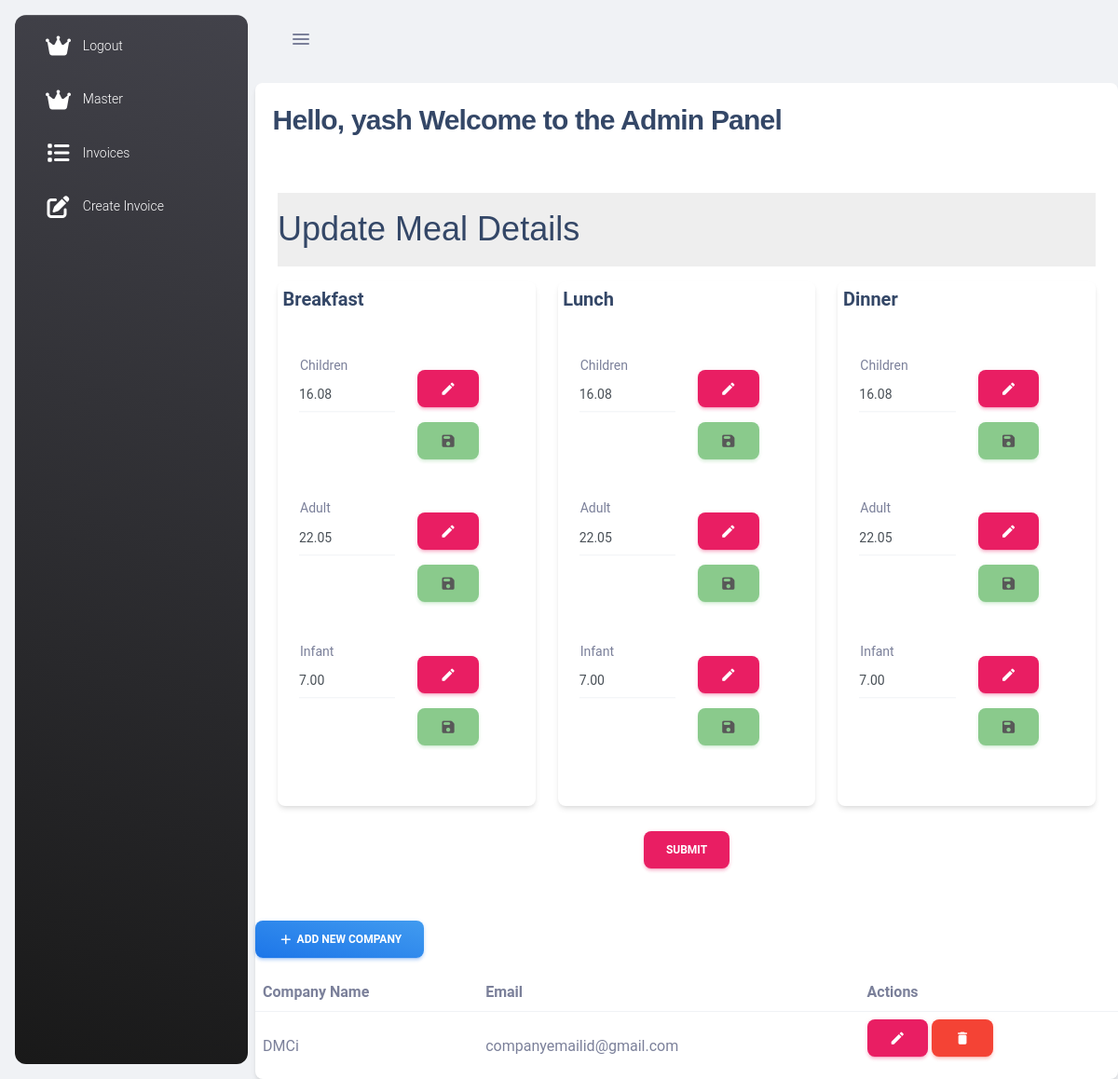
The page /master (signed in) on the database as committed earlier.
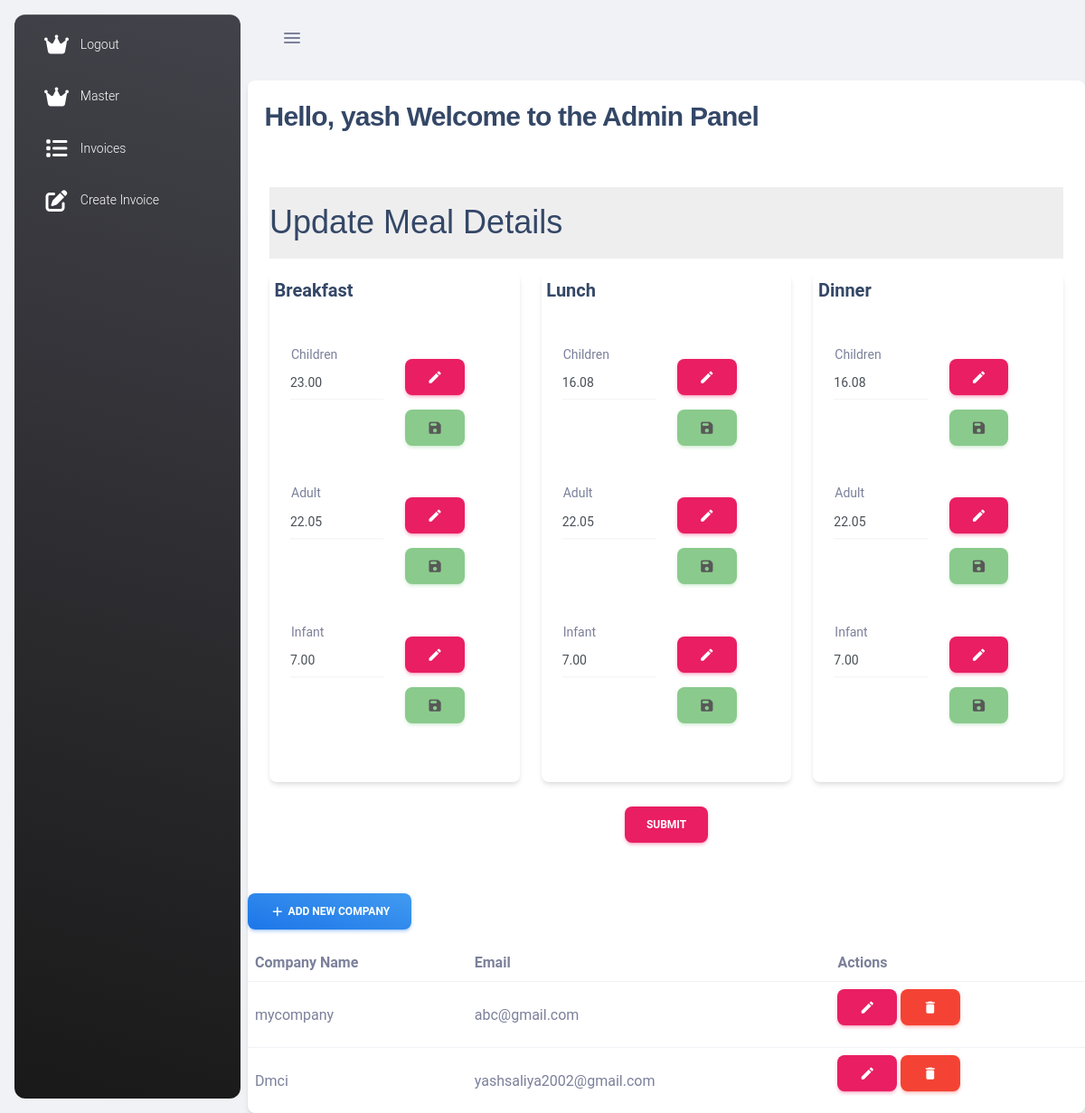
The same page on the database as committed later.
### invoice/models.py (models this page shows, shortened)
class Prices(models.Model):
    name = models.CharField(unique= True, primary_key= True, max_length=100)
    price = models.DecimalField(max_digits=10, decimal_places=4)
    userId = models.ForeignKey(User,on_delete=models.CASCADE)

class MainCompany(models.Model):
    name = models.CharField(max_length=120)
    address1 = models.CharField(max_length = 500)
    address2 = models.CharField(max_length = 500,default= "")
    phone = models.CharField(max_length = 20,blank = True)
    email = models.EmailField(max_length = 254)
    website = models.CharField(max_length = 100,blank=True)
    user = models.ForeignKey(User,on_delete=models.CASCADE)

### invoice/views.py (the view)
# urls.py: path('master',home,name= 'master'),
@login_required(login_url='/login')
def home(request):
    companies = MainCompany.objects.filter(user = request.user.id)
    adBfPrice = Prices.objects.get(name = 'adults Breakfast')
    chBfPrice = Prices.objects.get(name = 'children Breakfast')
    inBfPrice = Prices.objects.get(name = 'infants Breakfast')
    adLuPrice = Prices.objects.get(name = 'adults Lunch')
    chLuPrice = Prices.objects.get(name = 'children Lunch')
    inLuPrice = Prices.objects.get(name = 'infants Lunch')
    adDiPrice = Prices.objects.get(name = 'adults Dinner')
    chDiPrice = Prices.objects.get(name = 'children Dinner')
    inDiPrice = Prices.objects.get(name = 'infants Dinner')
    context = {'adBf':adBfPrice.price,'chBf':chBfPrice.price,'inBf':inBfPrice.price,
                'adLu':adLuPrice.price,'chLu':chLuPrice.price,'inLu':inLuPrice.price,
                'adDi':adDiPrice.price,'chDi':chDiPrice.price,'inDi':inDiPrice.price,
                'companies':companies}
    return render(request,'master.html',context)

### invoice/templates/master.html (shortened to what the changed rows need)
{% extends 'base/base.html' %}
{% load mathfilters %}
{% block content %}
<div class="card border-radius-lg" style="margin-top: 5px">
    <div class="card-body">
        <div class="accordion" id="accordionExample">
        <div class="accordion-item">
            <h2
            class="accordion-header"
            id="headingOne"
            style="background-color: rgb(238, 238, 238)"
            >
            <button
                class="accordion-button"
                type="button"
                data-bs-toggle="collapse"
                data-bs-target="#collapseOne"
                aria-expanded="true"
                aria-controls="collapseOne"
            >
                Update Meal Details
            </button>
            </h2>
            <div
            id="collapseOne"
            class="accordion-collapse collapse show"
            aria-labelledby="headingOne"
            data-bs-parent="#accordionExample"
            >
            <div class="accordion-body">
                <div class="row">
                <div class="col-md">
                    <div class="card border-radius-lg">
                    <div class="card-body">
                        <div class = "row">
                            <div class = "col-md">
                                <div class="input-group input-group-static">
                                <label for="child">Children</label>
                                <input
                                    type="number"
                                    name="child"
                                    class="form-control"
                                    placeholder="Price"
                                    disabled = true
                                    id = "b1"
                                    value= "{{chBf|floatformat:2}}"
                                />
                                </div>
                            </div>
                        </div>
                        <br />
                        <br />
                        <br />
                    </div>
                    </div>
                </div>
                </div>
            </div>
            </div>
        </div>
        </div>
    </div>
    <div class = "row justify-content-center">
        <div class = "col">
            <div class = "table-responsive">
                <table class = "table align-items-center mb-0">
                    <tr>
                        <th>
                            Company Name
                        </th>
                        <th>
                            Email
                        </th>
                        <th>
                            Actions
                        </th>
                    </tr>
                    {% for company in companies %}
                        <tr>
                            <td>
                                {{company.name}}
                            </td>
                            <td>
                                {{company.email}}
                            </td>
                            <td>
                                <button class="btn btn-icon btn-2 btn-primary" type="button" id = "{{company.id}}-c" onclick = "edc(this.id)" data-bs-toggle="modal" data-bs-target="#edit{{company.id}}">
                                    <span class="btn-inner--icon"><i class="material-icons">edit</i></span>
                                </button>
                                <button class="btn btn-icon btn-2 btn-danger" type="button" id = '{{company.id}}-d' onclick = "del('{{company.id}}')">
                                    <span class="btn-inner--icon"><i class="material-icons">delete</i></span>
                                </button>
                            </td>
                        </tr>
                    {% endfor %}
                </table>
            </div>
        </div>
    </div>
</div>
{% endblock %}

Rows that differ between the two databases and show on the page:
removed MainCompany: name "DMCi", email "companyemailid@gmail.com"
changed Prices (number 1 of 9 on the later page): child "16.08" → "23.00"
added MainCompany: name "mycompany", email "abc@gmail.com"
added MainCompany: name "Dmci", email "yashsaliya2002@gmail.com"
